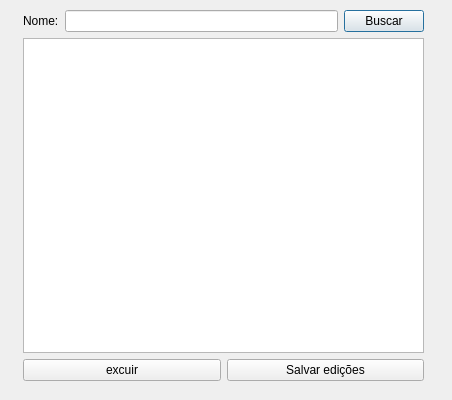
<?xml version="1.0" encoding="UTF-8"?>
<ui version="4.0">
 <class>viewfuncionario</class>
 <widget class="QDialog" name="viewfuncionario">
  <property name="geometry">
   <rect>
    <x>0</x>
    <y>0</y>
    <width>452</width>
    <height>400</height>
   </rect>
  </property>
  <property name="windowTitle">
   <string>Dialog</string>
  </property>
  <widget class="QWidget" name="">
   <property name="geometry">
    <rect>
     <x>23</x>
     <y>10</y>
     <width>401</width>
     <height>371</height>
    </rect>
   </property>
   <layout class="QVBoxLayout" name="verticalLayout">
    <item>
     <layout class="QHBoxLayout" name="horizontalLayout">
      <item>
       <widget class="QLabel" name="label">
        <property name="text">
         <string>Nome:</string>
        </property>
       </widget>
      </item>
      <item>
       <widget class="QLineEdit" name="edtBuscar"/>
      </item>
      <item>
       <widget class="QPushButton" name="btnBuscar">
        <property name="text">
         <string>Buscar</string>
        </property>
       </widget>
      </item>
     </layout>
    </item>
    <item>
     <widget class="QTableWidget" name="tbwFuncionario"/>
    </item>
    <item>
     <layout class="QHBoxLayout" name="horizontalLayout_2">
      <item>
       <widget class="QPushButton" name="delete_2">
        <property name="text">
         <string>excuir</string>
        </property>
       </widget>
      </item>
      <item>
       <widget class="QPushButton" name="edit">
        <property name="text">
         <string>Salvar edições</string>
        </property>
       </widget>
      </item>
     </layout>
    </item>
   </layout>
  </widget>
 </widget>
 <resources/>
 <connections/>
</ui>
